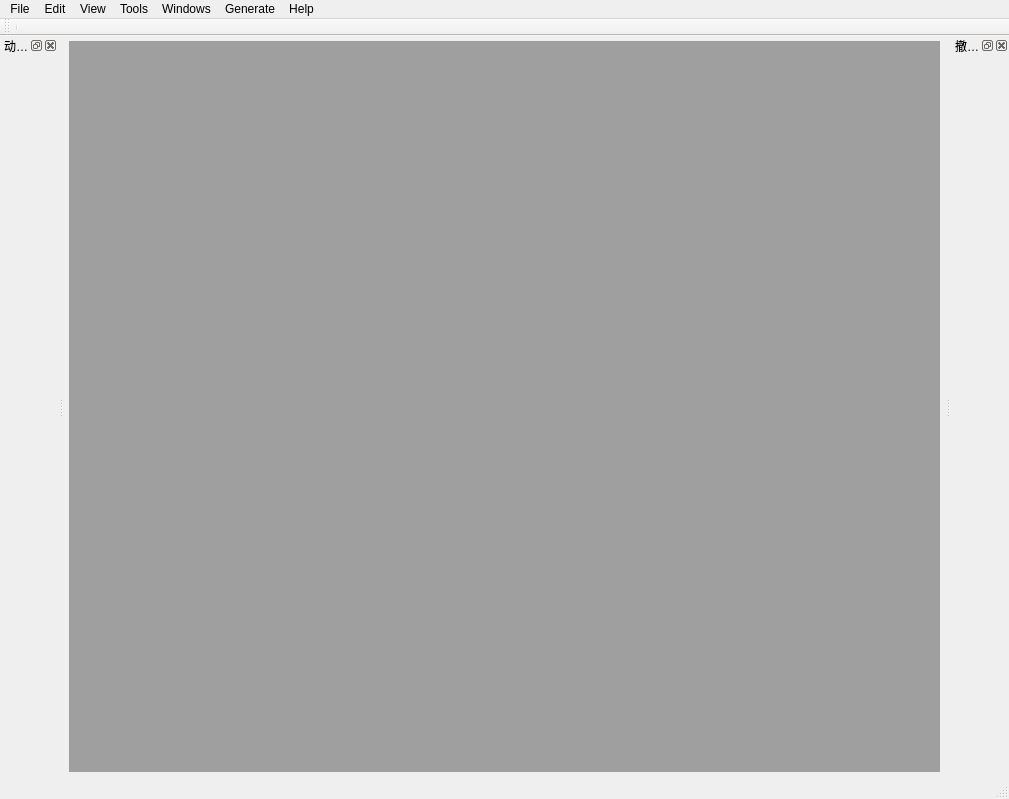
<?xml version="1.0" encoding="UTF-8"?>
<ui version="4.0">
 <class>MainWindow</class>
 <widget class="QMainWindow" name="MainWindow">
  <property name="geometry">
   <rect>
    <x>0</x>
    <y>0</y>
    <width>1009</width>
    <height>799</height>
   </rect>
  </property>
  <property name="windowTitle">
   <string>MainWindow</string>
  </property>
  <widget class="QWidget" name="centralWidget">
   <layout class="QGridLayout" name="gridLayout">
    <property name="leftMargin">
     <number>5</number>
    </property>
    <property name="topMargin">
     <number>5</number>
    </property>
    <property name="rightMargin">
     <number>5</number>
    </property>
    <property name="bottomMargin">
     <number>5</number>
    </property>
    <item row="0" column="0">
     <widget class="QMdiArea" name="mdiArea"/>
    </item>
   </layout>
  </widget>
  <widget class="QMenuBar" name="menuBar">
   <property name="geometry">
    <rect>
     <x>0</x>
     <y>0</y>
     <width>1009</width>
     <height>23</height>
    </rect>
   </property>
   <widget class="QMenu" name="menuFile">
    <property name="title">
     <string>File</string>
    </property>
    <widget class="QMenu" name="menuNew">
     <property name="title">
      <string>New</string>
     </property>
     <addaction name="actionNewCondition"/>
     <addaction name="actionNewFile"/>
    </widget>
    <addaction name="menuNew"/>
    <addaction name="actionOpen"/>
    <addaction name="actionSave"/>
    <addaction name="separator"/>
    <addaction name="actionExit"/>
   </widget>
   <widget class="QMenu" name="menuEdit">
    <property name="title">
     <string>Edit</string>
    </property>
    <addaction name="actionUndo"/>
    <addaction name="actionReUndo"/>
    <addaction name="actionCut"/>
    <addaction name="actionCopy"/>
    <addaction name="actionPaste"/>
   </widget>
   <widget class="QMenu" name="menuView">
    <property name="title">
     <string>View</string>
    </property>
    <addaction name="actionZoomIn"/>
    <addaction name="actionZoomOut"/>
   </widget>
   <widget class="QMenu" name="menuTools">
    <property name="title">
     <string>Tools</string>
    </property>
    <widget class="QMenu" name="menuRoles">
     <property name="title">
      <string>Roles</string>
     </property>
     <addaction name="actionMechanism"/>
     <addaction name="actionAction"/>
    </widget>
    <addaction name="menuRoles"/>
   </widget>
   <widget class="QMenu" name="menuWindows">
    <property name="title">
     <string>Windows</string>
    </property>
    <addaction name="actionCloseOne"/>
    <addaction name="actionCloseAll"/>
    <addaction name="actionPrecious"/>
   </widget>
   <widget class="QMenu" name="menuHelp">
    <property name="title">
     <string>Generate</string>
    </property>
   </widget>
   <widget class="QMenu" name="menuHelp_2">
    <property name="title">
     <string>Help</string>
    </property>
   </widget>
   <addaction name="menuFile"/>
   <addaction name="menuEdit"/>
   <addaction name="menuView"/>
   <addaction name="menuTools"/>
   <addaction name="menuWindows"/>
   <addaction name="menuHelp"/>
   <addaction name="menuHelp_2"/>
  </widget>
  <widget class="QToolBar" name="mainToolBar">
   <attribute name="toolBarArea">
    <enum>TopToolBarArea</enum>
   </attribute>
   <attribute name="toolBarBreak">
    <bool>false</bool>
   </attribute>
   <addaction name="separator"/>
  </widget>
  <widget class="QStatusBar" name="statusBar"/>
  <widget class="QDockWidget" name="undo_dockWidget_2">
   <property name="windowTitle">
    <string>撤销栈</string>
   </property>
   <attribute name="dockWidgetArea">
    <number>2</number>
   </attribute>
   <widget class="QWidget" name="undo_dockWidgetContents_2"/>
  </widget>
  <widget class="QDockWidget" name="property_dockWidget">
   <property name="windowTitle">
    <string>动作属性</string>
   </property>
   <attribute name="dockWidgetArea">
    <number>1</number>
   </attribute>
   <widget class="QWidget" name="dockWidgetContents_2"/>
  </widget>
  <action name="actionOpen">
   <property name="text">
    <string>Open</string>
   </property>
  </action>
  <action name="actionSave">
   <property name="text">
    <string>Save</string>
   </property>
  </action>
  <action name="actionClose">
   <property name="text">
    <string>Close</string>
   </property>
  </action>
  <action name="actionExit">
   <property name="text">
    <string>Exit</string>
   </property>
  </action>
  <action name="actionUndo">
   <property name="text">
    <string>Undo</string>
   </property>
  </action>
  <action name="actionReUndo">
   <property name="text">
    <string>ReUndo</string>
   </property>
  </action>
  <action name="actionCut">
   <property name="text">
    <string>Cut</string>
   </property>
  </action>
  <action name="actionCopy">
   <property name="text">
    <string>Copy</string>
   </property>
  </action>
  <action name="actionPaste">
   <property name="text">
    <string>Paste</string>
   </property>
  </action>
  <action name="actionZoomIn">
   <property name="text">
    <string>ZoomIn</string>
   </property>
  </action>
  <action name="actionZoomOut">
   <property name="text">
    <string>ZoomOut</string>
   </property>
  </action>
  <action name="actionMechanism">
   <property name="text">
    <string>Mechanism</string>
   </property>
  </action>
  <action name="actionAction">
   <property name="text">
    <string>Action</string>
   </property>
  </action>
  <action name="actionCloseOne">
   <property name="text">
    <string>Close</string>
   </property>
  </action>
  <action name="actionCloseAll">
   <property name="text">
    <string>CloseAll</string>
   </property>
  </action>
  <action name="actionPrecious">
   <property name="text">
    <string>Precious</string>
   </property>
  </action>
  <action name="actionNewCondition">
   <property name="text">
    <string>NewCondition</string>
   </property>
  </action>
  <action name="actionNewFile">
   <property name="text">
    <string>NewFile</string>
   </property>
  </action>
 </widget>
 <layoutdefault spacing="6" margin="11"/>
 <resources/>
 <connections/>
</ui>
